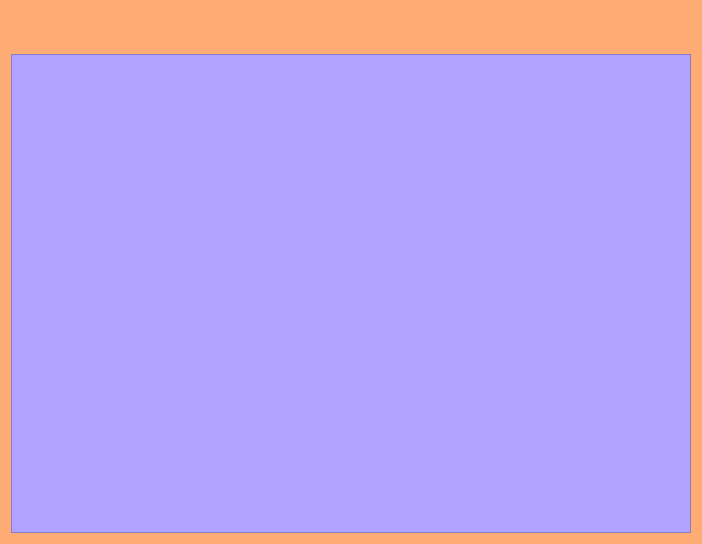
<?xml version="1.0" encoding="UTF-8"?>
<ui version="4.0">
 <class>Dialog</class>
 <widget class="QDialog" name="Dialog">
  <property name="geometry">
   <rect>
    <x>0</x>
    <y>0</y>
    <width>702</width>
    <height>544</height>
   </rect>
  </property>
  <property name="windowTitle">
   <string>Dialog</string>
  </property>
  <property name="styleSheet">
   <string notr="true">background-color:rgb(255, 172, 116)</string>
  </property>
  <layout class="QVBoxLayout" name="verticalLayout_2">
   <item>
    <layout class="QVBoxLayout" name="verticalLayout">
     <item>
      <widget class="QLabel" name="labelSectionName">
       <property name="font">
        <font>
         <family>Candara</family>
         <pointsize>20</pointsize>
        </font>
       </property>
       <property name="text">
        <string/>
       </property>
      </widget>
     </item>
     <item>
      <widget class="QScrollArea" name="scrollArea">
       <property name="styleSheet">
        <string notr="true">background-color: rgb(178, 162, 255)</string>
       </property>
       <property name="widgetResizable">
        <bool>true</bool>
       </property>
       <widget class="QWidget" name="scrollAreaWidgetContents_2">
        <property name="geometry">
         <rect>
          <x>0</x>
          <y>0</y>
          <width>680</width>
          <height>483</height>
         </rect>
        </property>
       </widget>
      </widget>
     </item>
    </layout>
   </item>
  </layout>
 </widget>
 <resources/>
 <connections/>
</ui>
